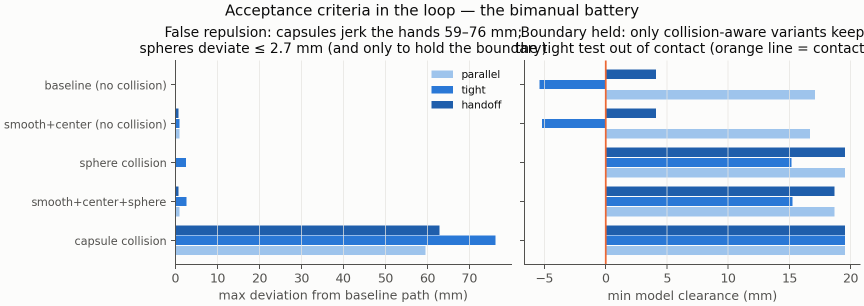
#> input picture interbotix_ws/src/av_aloha/data_collection_scripts/ik_study/results/plots/collision_battery.png, 1728 x 612 px (shown at 1/2 size); its folder holds only this picture in this run
$ python charuco_calibrate.py --images ../ik_study/results/plots
#> lines starting #> are read from the running program, lines starting #| are printed output that depends on the picture
### interbotix_ws/src/av_aloha/data_collection_scripts/calibration/common.py
"""Shared plumbing for the GIAVA calibration / validation pipeline.

Paths, provenance metadata, never-overwrite JSON writing, and the SE(3)
helpers every calibration script uses.


FRAME NAMING CONVENTION  --  used everywhere in this package, no exceptions
==========================================================================
A variable or JSON key named ``T_a_b`` is a 4x4 homogeneous matrix that

  * maps a point expressed in frame ``b`` into frame ``a``:

        p_a = T_a_b @ p_b

  * equivalently, IS THE POSE OF FRAME ``b`` EXPRESSED IN FRAME ``a``:
    its translation column is b's origin written in a's coordinates, and
    its rotation block's columns are b's axes written in a's coordinates.

Composition reads left to right with matching inner names:

        T_world_camera = T_world_ee @ T_ee_camera

and inversion swaps them: ``T_b_a = inv(T_a_b)``.

Every transform this package writes to disk carries an explicit
``"convention"`` string spelling this out, so a file is never ambiguous
about direction even when read years later without this docstring.


UNITS
=====
Metres and radians, always -- matching giava.urdf, pyroki and the whole
existing GIAVA control stack.  Quaternions are stored **wxyz** (scalar
first), which is what pyroki / jaxlie forward kinematics returns and what
``CoupledStudyIK.solve`` expects as a target.  Anything that talks to
``scipy.spatial.transform.Rotation`` must convert -- scipy is xyzw.
"""

from __future__ import annotations

import getpass
import json
import os
import platform
import socket
import subprocess
import time
from pathlib import Path
from typing import Any, Dict, Optional, Sequence

import numpy as np

## ------------------------------------------------------------------ ##
## Paths
## ------------------------------------------------------------------ ##

HERE = Path(__file__).resolve().parent
## data_collection_scripts/ -- where the rest of the robot stack lives.
SCRIPTS_DIR = HERE.parent
## Repo root: calibration/ -> data_collection_scripts/ -> av_aloha ->
## src -> interbotix_ws -> giava.  (HERE is already the directory, so this
## is one level shallower than ik_study/robot_model.py's parents[5], which
## indexes from the file path.)
REPO_ROOT = HERE.parents[4]

URDF_PATH = os.environ.get("GIAVA_URDF", str(REPO_ROOT / "giava.urdf"))

## Calibration RESULTS live under calibration/data/ -- separate from source,
## and gitignored by the repo-wide `*.json` rule (see calibration/.gitignore,
## which re-includes the hand-maintained config files only).
DATA_ROOT = Path(os.environ.get("GIAVA_CALIB_DATA", str(HERE / "data")))

## Per-subsystem output directories (phase 9 layout).
DIR_ROBOT = DATA_ROOT / "robot"            # motion validation runs
DIR_CAMERAS = DATA_ROOT / "cameras"        # per-camera intrinsics (factory + charuco)
DIR_CHARUCO = DATA_ROOT / "charuco"        # captured board images
DIR_SYNC = DATA_ROOT / "sync"              # two-camera timing logs
DIR_COMPARE = DATA_ROOT / "comparisons"    # factory-vs-opencv reports
DIR_VISER = DATA_ROOT / "viser_captures"   # manual captures from the viewer

ALL_DIRS = (DIR_ROBOT, DIR_CAMERAS, DIR_CHARUCO, DIR_SYNC, DIR_COMPARE, DIR_VISER)


def ensure_dirs() -> None:
    """Create the calibration data tree (idempotent)."""
    for d in ALL_DIRS:
        d.mkdir(parents=True, exist_ok=True)


def timestamp() -> str:
    """Run-directory stamp, matching the repo convention (dataset.py:165)."""
    return time.strftime("%Y%m%d_%H%M%S")


## ROS noetic's python packages (rospy, interbotix_xs_modules) reach the
## interpreter through PYTHONPATH, which only exists once ROS has been
## sourced.  data_collection.py appends these paths defensively so it works
## either way; the hardware-touching calibration scripts do the same, so
## `python calibration/x.py --from-robot` behaves identically whether or not
## the shell happened to source ROS first.
ROS_PATHS = (
    "/opt/ros/noetic/lib/python3/dist-packages",
    str(REPO_ROOT / "interbotix_ws" / "devel" / "lib" / "python3" /
        "dist-packages"),
)


# [6 lines left out: function ensure_ros_path, not called in this run]


## ------------------------------------------------------------------ ##
## Interactive prompts
## ------------------------------------------------------------------ ##

class NoStdinError(RuntimeError):
    """Raised when a prompt is needed but stdin cannot be read."""


_CONDA_RUN_HINT = """
  Could not read from stdin, so this prompt cannot be answered.

  The usual cause is `conda run`, which does NOT forward stdin -- every
  prompt in these scripts dies with EOFError under it.  ACTIVATE the
  environment instead of wrapping the command:

      conda activate gym_av312
      cd /home/devi/giava/interbotix_ws/src/av_aloha/data_collection_scripts
      python calibration/<script>.py ...

  For a non-interactive run, pass the flag that skips the prompt
  (--yes / --no-prompt), or use --dry-run.
"""


# [76 lines left out: functions wait_for_enter, confirm, git_rev, git_dirty, provenance, _safe_user, not called in this run]


## ------------------------------------------------------------------ ##
## Never-overwrite JSON writing
## ------------------------------------------------------------------ ##

class OutputExistsError(RuntimeError):
    """Raised instead of clobbering an existing calibration result."""


class _NumpyJSON(json.JSONEncoder):
    """numpy scalars/arrays are ubiquitous here; make them JSON-native."""

    # [74 lines left out: functions default, save_json, append_json_run, not called in this run]


def load_json(path: Path) -> Any:
    return json.loads(Path(path).read_text())


# [98 lines left out: functions latest_matching, quat_wxyz_to_matrix, matrix_to_quat_wxyz, rpy_to_matrix, matrix_to_rpy, make_T, not called in this run]


def T_from_pos_quat(pos: Sequence[float], wxyz: Sequence[float]) -> np.ndarray:
    return make_T(pos, quat_wxyz_to_matrix(wxyz))


def T_from_xyz_rpy(xyz: Sequence[float], rpy: Sequence[float]) -> np.ndarray:
    """Build a transform from the URDF's own (xyz, rpy) spelling."""
    return make_T(xyz, rpy_to_matrix(rpy))


# [33 lines left out: functions invert_T, T_to_dict, not called in this run]


def T_from_dict(d: Dict[str, Any]) -> np.ndarray:
    """Read back a transform written by T_to_dict."""
    return np.asarray(d["matrix_4x4_row_major"], dtype=float)


# [23 lines left out: functions rotation_angle_deg, format_T, not called in this run]

### interbotix_ws/src/av_aloha/data_collection_scripts/calibration/board.py
"""ChArUco board definition and detection  (shared by PHASE 5).

The board geometry is CONFIGURATION, never code.  It lives in
``charuco_board.json`` next to this file and every field can be overridden
on the command line.  Nothing here assumes a printed sheet, a monitor size,
or a particular DPI: ``square_length_m`` and ``marker_length_m`` are
physical lengths that YOU measure on the board as it is actually displayed,
and they are the only things that set the scale of every downstream metric
result.

Getting them wrong scales the whole calibration: fx/fy and the distortion
coefficients are unaffected (they are dimensionless in pixels), but every
pose, every translation and eventually every reconstruction inherits the
error linearly.  Measure the displayed square with a ruler, across as many
squares as you can, and divide.

OpenCV API note
    This targets the modern ``cv2.aruco.CharucoDetector`` /
    ``board.matchImagePoints`` / ``cv2.calibrateCamera`` path.  The legacy
    helpers ``interpolateCornersCharuco`` and ``calibrateCameraCharuco``
    were REMOVED in OpenCV 5 (the version in the gym_av312 env), so they
    are not used and no fallback to them exists.

Legacy pattern
    Boards generated by OpenCV < 4.6 start with a white square in the top
    left; newer ones start black.  A mismatch makes detection fail or --
    worse -- succeed with a half-square offset.  ``legacy_pattern`` in the
    config controls it; if you generated the board with THIS module, leave
    it false.
"""

from __future__ import annotations

import sys
from dataclasses import dataclass, asdict
from pathlib import Path
from typing import Any, Dict, Optional, Tuple

import numpy as np

HERE = Path(__file__).resolve().parent
if str(HERE) not in sys.path:
    sys.path.insert(0, str(HERE))

try:
    import cv2
except ImportError:
    cv2 = None

BOARD_CONFIG = HERE / "charuco_board.json"

## The predefined dictionaries this module accepts, by the name used in the
## config file.  Resolved lazily so importing without cv2 still works.
DICTIONARIES = (
    "DICT_4X4_50", "DICT_4X4_100", "DICT_4X4_250", "DICT_4X4_1000",
    "DICT_5X5_50", "DICT_5X5_100", "DICT_5X5_250", "DICT_5X5_1000",
    "DICT_6X6_50", "DICT_6X6_100", "DICT_6X6_250", "DICT_6X6_1000",
    "DICT_7X7_50", "DICT_7X7_100", "DICT_7X7_250", "DICT_7X7_1000",
    "DICT_ARUCO_ORIGINAL",
)


def require_cv2() -> None:
    if cv2 is None:
        raise ImportError(
            "opencv is not available in this environment.\n"
            "  The validated env is gym_av312:\n"
            "    conda run -n gym_av312 python calibration/<script>.py")


@dataclass
class BoardSpec:
    """A ChArUco board, in physical units.

    squares_x / squares_y  number of chessboard SQUARES across and down.
                           The detectable interior corners are one fewer in
                           each direction: (squares_x-1) * (squares_y-1).
    square_length_m        physical side of one chessboard square, MEASURED.
    marker_length_m        physical side of the ArUco marker inside a white
                           square, MEASURED.  Must be < square_length_m.
    dictionary             predefined ArUco dictionary name.
    legacy_pattern         see the module docstring.
    """
    squares_x: int = 7
    squares_y: int = 5
    square_length_m: float = 0.030
    marker_length_m: float = 0.022
    dictionary: str = "DICT_5X5_250"
    legacy_pattern: bool = False
    measured: bool = False
    note: str = ""

    # -------------------------------------------------------------- #
    @property
    def n_corners(self) -> int:
        """Interior chessboard corners -- the points calibration uses."""
        return (self.squares_x - 1) * (self.squares_y - 1)

    def validate(self) -> None:
        if self.squares_x < 2 or self.squares_y < 2:
            raise ValueError("squares_x and squares_y must both be >= 2")
        if self.marker_length_m >= self.square_length_m:
            raise ValueError(
                f"marker_length_m ({self.marker_length_m}) must be smaller "
                f"than square_length_m ({self.square_length_m})")
        if self.square_length_m <= 0:
            raise ValueError("square_length_m must be positive")
        if self.dictionary not in DICTIONARIES:
            raise ValueError(f"dictionary must be one of {DICTIONARIES}")
        need = (self.squares_x * self.squares_y) // 2
        avail = int(self.dictionary.rsplit("_", 1)[-1]) \
            if self.dictionary != "DICT_ARUCO_ORIGINAL" else 1024
        if need > avail:
            raise ValueError(
                f"board needs {need} markers but {self.dictionary} only has "
                f"{avail}")

    # -------------------------------------------------------------- #
    def cv_dictionary(self):
        require_cv2()
        return cv2.aruco.getPredefinedDictionary(
            getattr(cv2.aruco, self.dictionary))

    def cv_board(self):
        require_cv2()
        self.validate()
        board = cv2.aruco.CharucoBoard(
            (self.squares_x, self.squares_y),
            float(self.square_length_m),
            float(self.marker_length_m),
            self.cv_dictionary())
        board.setLegacyPattern(bool(self.legacy_pattern))
        return board

    # [6 lines left out: function to_dict, not called in this run]

    def describe(self) -> str:
        w, h = (self.squares_x * self.square_length_m,
                self.squares_y * self.square_length_m)
        return (
            f"{self.squares_x}x{self.squares_y} squares, "
            f"square {self.square_length_m * 1e3:.3f} mm, "
            f"marker {self.marker_length_m * 1e3:.3f} mm, "
            f"{self.dictionary}, legacy={self.legacy_pattern}\n"
            f"      {self.n_corners} interior corners; "
            f"full board {w * 1e3:.1f} x {h * 1e3:.1f} mm"
            + ("" if self.measured else
               "\n      *** square/marker lengths are NOT marked as measured "
               "-- every metric\n      result downstream is scaled by them "
               "(see charuco_board.json) ***"))


## ------------------------------------------------------------------ ##
## Config file
## ------------------------------------------------------------------ ##

def load_spec(path: Path = BOARD_CONFIG, **overrides) -> BoardSpec:
    """Read charuco_board.json, then apply any non-None CLI overrides."""
    from common import load_json

    data: Dict[str, Any] = {}
    p = Path(path)
    if p.exists():
        raw = load_json(p)
        data = {k: v for k, v in raw.items() if not k.startswith("_")}
    fields = set(BoardSpec.__dataclass_fields__)
    kwargs = {k: v for k, v in data.items() if k in fields}
    kwargs.update({k: v for k, v in overrides.items()
                   if k in fields and v is not None})
    spec = BoardSpec(**kwargs)
    spec.validate()
    return spec


def add_board_args(ap) -> None:
    """Attach the board overrides to an argparse parser."""
    g = ap.add_argument_group("board geometry (overrides charuco_board.json)")
    g.add_argument("--board-config", default=str(BOARD_CONFIG))
    g.add_argument("--squares-x", type=int, default=None)
    g.add_argument("--squares-y", type=int, default=None)
    g.add_argument("--square-length", type=float, default=None,
                   dest="square_length_m",
                   help="physical square side in METRES (measure it)")
    g.add_argument("--marker-length", type=float, default=None,
                   dest="marker_length_m",
                   help="physical marker side in METRES (measure it)")
    g.add_argument("--dictionary", default=None, choices=DICTIONARIES)
    g.add_argument("--legacy-pattern", dest="legacy_pattern",
                   action="store_true", default=None)


def spec_from_args(args) -> BoardSpec:
    return load_spec(
        Path(args.board_config),
        squares_x=getattr(args, "squares_x", None),
        squares_y=getattr(args, "squares_y", None),
        square_length_m=getattr(args, "square_length_m", None),
        marker_length_m=getattr(args, "marker_length_m", None),
        dictionary=getattr(args, "dictionary", None),
        legacy_pattern=getattr(args, "legacy_pattern", None),
    )


## ------------------------------------------------------------------ ##
## Detection
## ------------------------------------------------------------------ ##

@dataclass
class Detection:
    ok: bool
    n_corners: int
    charuco_corners: Optional[np.ndarray] = None   # (N, 2) float32
    charuco_ids: Optional[np.ndarray] = None       # (N,)   int
    obj_points: Optional[np.ndarray] = None        # (N, 3) float32, board frame
    img_points: Optional[np.ndarray] = None        # (N, 2) float32, pixels
    n_markers: int = 0
    reason: str = ""


def make_detector(spec: BoardSpec):
    require_cv2()
    board = spec.cv_board()
    detector = cv2.aruco.CharucoDetector(board)
    ## Corner refinement lifts corner localisation from integer-ish to
    ## sub-pixel, which is where calibration accuracy actually comes from.
    params = detector.getDetectorParameters()
    params.cornerRefinementMethod = cv2.aruco.CORNER_REFINE_SUBPIX
    detector.setDetectorParameters(params)
    return detector, board


def detect(image: np.ndarray, detector, board,
           min_corners: int = 6) -> Detection:
    """Find the board in one image and build calibration correspondences.

    `image` may be grayscale, BGR or RGB; detection runs on gray."""
    require_cv2()
    gray = _to_gray(image)
    charuco_corners, charuco_ids, marker_corners, marker_ids = \
        detector.detectBoard(gray)

    n_markers = 0 if marker_ids is None else int(len(marker_ids))
    if charuco_ids is None or len(charuco_ids) < min_corners:
        n = 0 if charuco_ids is None else int(len(charuco_ids))
        return Detection(False, n, n_markers=n_markers,
                         reason=f"only {n} charuco corners "
                                f"(need >= {min_corners})")

    obj_points, img_points = board.matchImagePoints(charuco_corners,
                                                    charuco_ids)
    if obj_points is None or len(obj_points) < min_corners:
        return Detection(False, int(len(charuco_ids)), n_markers=n_markers,
                         reason="matchImagePoints returned too few points")

    ## A view whose corners are collinear carries no information about the
    ## board plane and makes calibrateCamera singular.
    try:
        if board.checkCharucoCornersCollinear(charuco_ids):
            return Detection(False, int(len(charuco_ids)),
                             n_markers=n_markers,
                             reason="detected corners are collinear")
    except Exception:
        pass

    return Detection(
        True, int(len(charuco_ids)),
        charuco_corners=np.asarray(charuco_corners, dtype=np.float32).reshape(-1, 2),
        charuco_ids=np.asarray(charuco_ids).reshape(-1),
        obj_points=np.asarray(obj_points, dtype=np.float32).reshape(-1, 3),
        img_points=np.asarray(img_points, dtype=np.float32).reshape(-1, 2),
        n_markers=n_markers)


def _to_gray(image: np.ndarray) -> np.ndarray:
    if image.ndim == 2:
        return image
    if image.shape[2] == 3:
        return cv2.cvtColor(image, cv2.COLOR_BGR2GRAY)
    return cv2.cvtColor(image, cv2.COLOR_BGRA2GRAY)


# [40 lines left out: functions annotate, generate_image, not called in this run]

### interbotix_ws/src/av_aloha/data_collection_scripts/calibration/charuco_calibrate.py
"""OpenCV ChArUco intrinsic calibration  (PHASE 5, solve half).

Processes a directory of images (from ``charuco_capture.py`` or anywhere
else), detects the board, runs ``cv2.calibrateCamera``, and writes a JSON
result that ``compare_intrinsics.py`` can put next to the RealSense factory
values.

Reported quality numbers
    rms                 what cv2.calibrateCamera returns: the root-mean-
                        square reprojection error over ALL points in ALL
                        views, in pixels.  It is an optimisation residual,
                        not an accuracy figure -- a low RMS on a poorly
                        conditioned set of views (all fronto-parallel, all
                        in the frame centre) is perfectly possible and
                        means very little.
    per-view error      lets you find and drop the bad views.
    coverage            fraction of the image where corners were seen.
                        Distortion is unconstrained everywhere else, so a
                        calibration with 30% coverage should not be trusted
                        at the edges regardless of its RMS.

Examples

    python calibration/charuco_calibrate.py \\
        --images calibration/data/charuco/right_wrist_20260818_120000/images \\
        --camera right_wrist

    # rational (8-coefficient) model, and drop views worse than 1 px
    python calibration/charuco_calibrate.py --images IMGDIR --camera right_wrist \\
        --model rational --reject-above 1.0
"""

from __future__ import annotations

import argparse
import sys
from pathlib import Path
from typing import Any, Dict, List, Optional, Tuple

import numpy as np

HERE = Path(__file__).resolve().parent
for _p in (str(HERE), str(HERE.parent)):
    if _p not in sys.path:
        sys.path.insert(0, _p)
#> (reads interbotix_ws/src/av_aloha/data_collection_scripts/calibration/charuco_board.json from the repository)

import board as B  # noqa: E402
from common import (  # noqa: E402
    DIR_CAMERAS,
    ensure_dirs,
    provenance,
    save_json,
    timestamp,
)

IMAGE_SUFFIXES = (".png", ".jpg", ".jpeg", ".bmp", ".tif", ".tiff")

## cv2.calibrateCamera distortion models, by the name used on the CLI.
## OpenCV's coefficient vector is ordered (k1, k2, p1, p2, k3[, k4, k5, k6]).
MODELS = {
    ## 5 coefficients: the classic "plumb bob" / Brown-Conrady used by
    ## OpenCV, ROS and most of the ecosystem.
    "plumb_bob": 0,
    ## 8 coefficients: adds a rational denominator, better for wide FOV
    ## lenses like the D405's, but needs good corner coverage to constrain.
    "rational": None,   # filled in at run time from cv2.CALIB_RATIONAL_MODEL
    ## 4 coefficients: k3 forced to zero. More stable on small datasets.
    "no_k3": None,      # cv2.CALIB_FIX_K3
}


def gather_images(paths: List[str]) -> List[Path]:
    out: List[Path] = []
    for p in paths:
        path = Path(p)
        if path.is_dir():
            out += sorted(f for f in path.iterdir()
                          if f.suffix.lower() in IMAGE_SUFFIXES)
        elif path.is_file():
            out.append(path)
        else:
            raise FileNotFoundError(f"{p} is neither a file nor a directory")
    if not out:
        raise FileNotFoundError(f"no images found in {paths}")
    return out


def detect_all(files: List[Path], spec: "B.BoardSpec", min_corners: int,
               annotate_dir: Optional[Path]) -> Tuple[List[Dict[str, Any]],
                                                      Tuple[int, int]]:
    """Detect the board in every image; returns per-image records."""
#> called with min_corners = 8
    import cv2

    detector, board = B.make_detector(spec)
    records: List[Dict[str, Any]] = []
    size: Optional[Tuple[int, int]] = None

    for f in files:
        img = cv2.imread(str(f), cv2.IMREAD_COLOR)
#> img is the input picture: shape (612, 1728, 3); mean B, G, R 237.8, 230.3, 223.2
        if img is None:
            print(f"  {f.name:28s} UNREADABLE")
            continue
        h, w = img.shape[:2]
        if size is None:
            size = (w, h)
        elif (w, h) != size:
            ## Intrinsics are per resolution; mixing sizes silently
            ## produces a meaningless average.
            print(f"  {f.name:28s} SKIPPED - {w}x{h} != {size[0]}x{size[1]}")
            continue

        det = B.detect(img, detector, board, min_corners=min_corners)
#> in _to_gray, `return cv2.cvtColor(image, cv2.COLOR_BGR2GRAY)`:
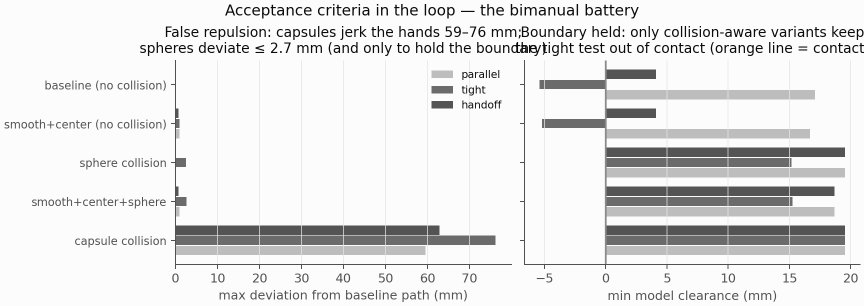
#> returned value: shape (612, 1728) (shown at 1/2 size); min 11, max 252, mean 229.1
#> in detect, `charuco_corners, charuco_ids, marker_corners, marker_ids = \ detector...`: marker_corners = ()
#> in detect, `n_markers = 0 if marker_ids is None else int(len(marker_ids))`: n_markers = 0
#> (the rest of the program and of its run is left out)
